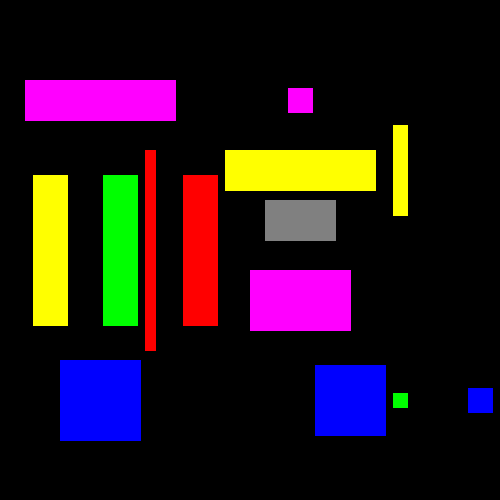
#> input picture Rescue_Mission/new1.png, 500 x 500 px
$ python -i calculate_area.py   (imports and definitions only)
#> lines starting #> are read from the running program, lines starting #| are printed output that depends on the picture; after the words box and inside, x2 and y2 are one past the last pixel; in counts of white or black regions, pixels touching at a corner belong together
#> further down, picture is the input picture: shape (500, 500, 3); mean B, G, R 27.2, 20.2, 35.5
import cv2
import numpy as np


def gray_mask_bgr(img, diff_thresh=15, gray_min=50, gray_max=220):
    b, g, r = cv2.split(img)
    dbg = cv2.absdiff(b, g)
    dbr = cv2.absdiff(b, r)
    dgr = cv2.absdiff(g, r)

    diff_mask = (dbg <= diff_thresh) & (dbr <= diff_thresh) & (dgr <= diff_thresh)

    intensity = ((b.astype(np.int16) + g.astype(np.int16) + r.astype(np.int16)) // 3)
    intensity_mask = (intensity >= gray_min) & (intensity <= gray_max)

    mask = (diff_mask & intensity_mask).astype(np.uint8) * 255
    return mask


def check_all_col(res):
    for c, a in res.items():
        if a > 0:
            return True
    return False

def calculate_area(image):
    ranges = {
        'red': (np.array([0, 0, 100], dtype=np.uint8), np.array([120, 120, 255], dtype=np.uint8)),
        'green': (np.array([0, 100, 0], dtype=np.uint8), np.array([120, 255, 120], dtype=np.uint8)),
        'blue':   (np.array([100, 0,   0], dtype=np.uint8), np.array([255, 120, 120], dtype=np.uint8)),
        'yellow': (np.array([0, 150, 150], dtype=np.uint8), np.array([120, 255, 255], dtype=np.uint8)),
        'purple': (np.array([100, 0, 100], dtype=np.uint8), np.array([255, 120, 255], dtype=np.uint8)),
        'gray':   None
    }

    res = {c: 0 for c in ranges}

    for color, r in ranges.items():
        if color == 'gray':
            msk = gray_mask_bgr(image)
        else:
            msk = cv2.inRange(image, r[0], r[1])

        kernel = np.ones((5, 5), np.uint8)
        msk = cv2.morphologyEx(msk, cv2.MORPH_OPEN, kernel)
        msk = cv2.morphologyEx(msk, cv2.MORPH_CLOSE, kernel)

        cnts, _ = cv2.findContours(msk, cv2.RETR_EXTERNAL, cv2.CHAIN_APPROX_SIMPLE)
        for c in cnts:
            area = cv2.contourArea(c)
            arcLength = cv2.arcLength(c, True)

            if (arcLength / 4) ** 2 == area:
                res[color] += area
            else:
                res[color] += area * 3
        res[color] = int(res[color])
#> this loop made 6 passes
#> cnts on pass 6: [[[265, 200], [265, 240], [335, 240], [335, 200]]]
#> pass 1, in calculate_area, `msk = cv2.inRange(image, r[0], r[1])`:
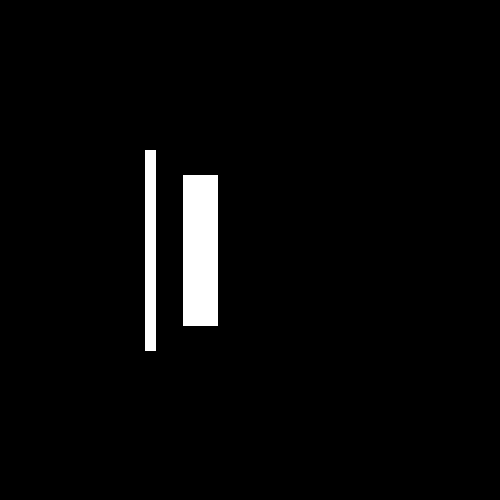
#> msk: shape (500, 500); 3% white; 2 white regions, box (x1, y1, x2, y2) and area: (183, 175, 218, 326) 5285, (145, 150, 156, 351) 2211
#> pass 2, in calculate_area, `msk = cv2.inRange(image, r[0], r[1])`:
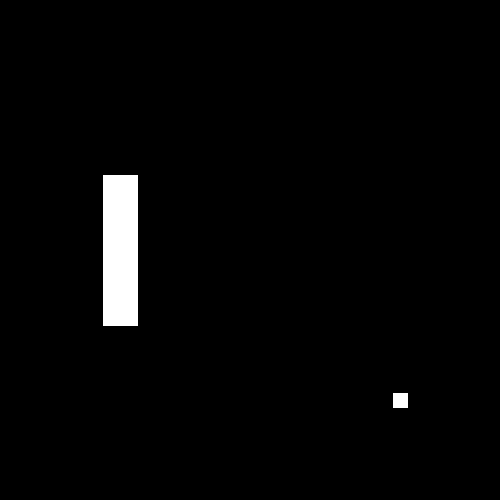
#> msk: shape (500, 500); 2.2% white; 2 white regions, box (x1, y1, x2, y2) and area: (103, 175, 138, 326) 5285, (393, 393, 408, 408) 225
#> pass 3, in calculate_area, `msk = cv2.inRange(image, r[0], r[1])`:
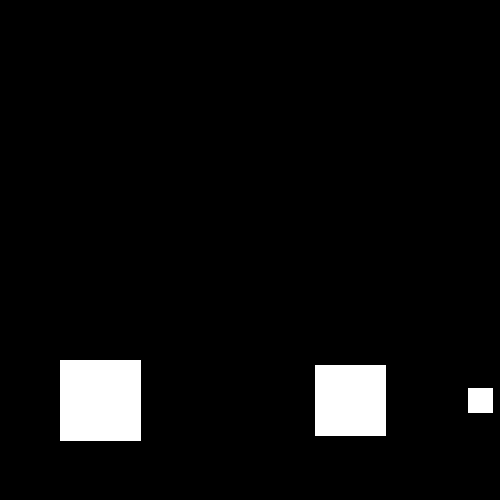
#> msk: shape (500, 500); 4.9% white; 3 white regions, box (x1, y1, x2, y2) and area: (60, 360, 141, 441) 6561, (315, 365, 386, 436) 5041, (468, 388, 493, 413) 625
#> after the loop:
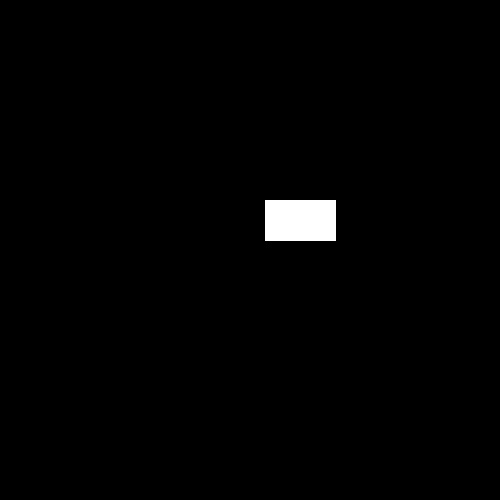
#> msk: shape (500, 500); 1.2% white; 1 white region, box (x1, y1, x2, y2) and area: (265, 200, 336, 241) 2911
#> after the loop, res = {'red': 21300, 'green': 15496, 'blue': 11876, 'yellow': 37080, 'purple': 36576, 'gray': 8400}
    txt = ''
    if check_all_col(res):
#> the loop in check_all_col, `for c, a in res.items():` made 1 pass
#> (c, a) on pass 1: ('red', 21300)
        for c, a in res.items():
            if a > 0:
                txt += c + ',' + ' ' + str(a) + '\n'
#> this loop made 6 passes
#> (c, a) on passes 1 to 6: ('red', 21300), ('green', 15496), ('blue', 11876), ('yellow', 37080), ('purple', 36576), ('gray', 8400)
    else:
        txt = 'black' + ',' + ' ' + str(image.shape[0] * image.shape[1])


    return txt

>>> import cv2
>>> picture = cv2.imread('new1.png')
>>> result = calculate_area(picture)

$ run again, on Rescue_Mission/new3.png
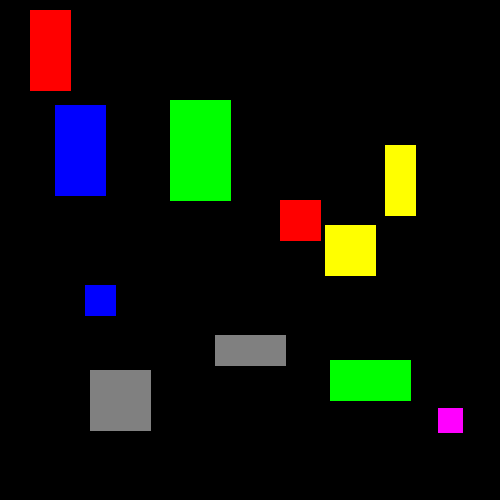
#> input picture Rescue_Mission/new3.png, 500 x 500 px
#> picture is the input picture: shape (500, 500, 3); mean B, G, R 9.4, 17.6, 13.7
#> the loop in calculate_area, `for color, r in ranges.items():` made 6 passes
#> cnts on pass 5: [[[438, 408], [438, 432], [462, 432], [462, 408]]]
#> pass 1, in calculate_area, `msk = cv2.inRange(image, r[0], r[1])`:
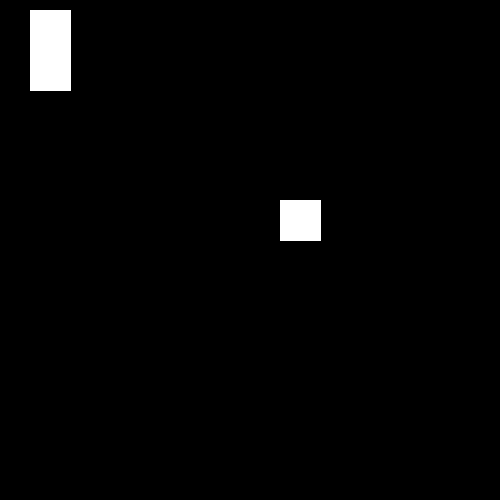
#> msk: shape (500, 500); 2% white; 2 white regions, box (x1, y1, x2, y2) and area: (30, 10, 71, 91) 3321, (280, 200, 321, 241) 1681
#> after the loop in calculate_area, `for color, r in ranges.items():`:
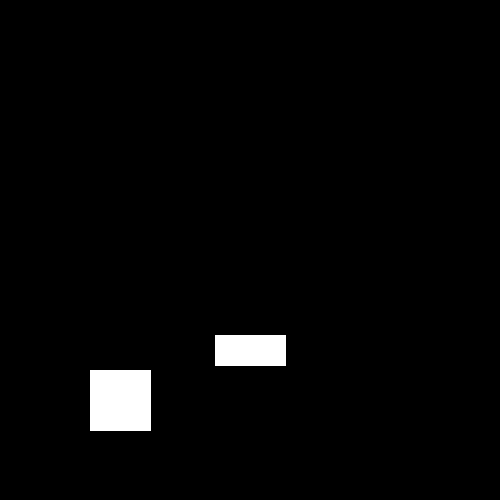
#> msk: shape (500, 500); 2.4% white; 2 white regions, box (x1, y1, x2, y2) and area: (90, 370, 151, 431) 3721, (215, 335, 286, 366) 2201
#> after the loop in calculate_area, `for color, r in ranges.items():`: res = {'red': 11200, 'green': 27600, 'blue': 14400, 'yellow': 8800, 'purple': 576, 'gray': 9900}
#> the loop in check_all_col, `for c, a in res.items():` made 1 pass
#> (c, a) on pass 1: ('red', 11200)
#> the loop in calculate_area, `for c, a in res.items():` made 6 passes
#> (c, a) on passes 1 to 6: ('red', 11200), ('green', 27600), ('blue', 14400), ('yellow', 8800), ('purple', 576), ('gray', 9900)
